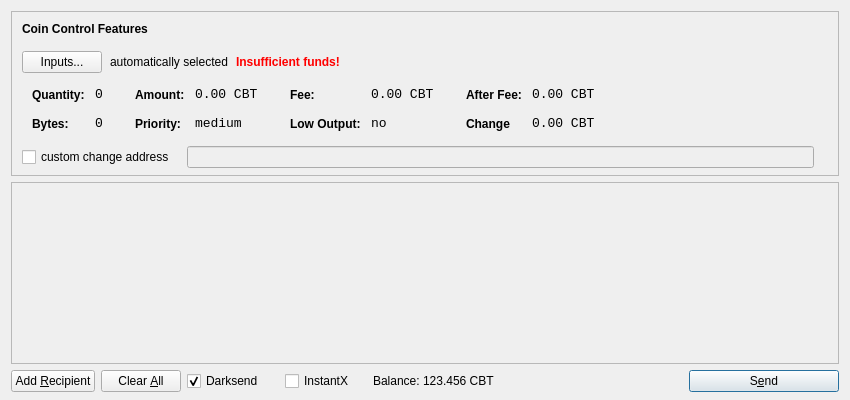
<?xml version="1.0" encoding="UTF-8"?>
<ui version="4.0">
 <class>SendCoinsDialog</class>
 <widget class="QDialog" name="SendCoinsDialog">
  <property name="geometry">
   <rect>
    <x>0</x>
    <y>0</y>
    <width>850</width>
    <height>400</height>
   </rect>
  </property>
  <property name="windowTitle">
   <string>Send Coins</string>
  </property>
  <layout class="QVBoxLayout" name="verticalLayout" stretch="0,1,0">
   <property name="bottomMargin">
    <number>8</number>
   </property>
   <item>
    <widget class="QFrame" name="frameCoinControl">
     <property name="sizePolicy">
      <sizepolicy hsizetype="Expanding" vsizetype="Expanding">
       <horstretch>0</horstretch>
       <verstretch>0</verstretch>
      </sizepolicy>
     </property>
     <property name="maximumSize">
      <size>
       <width>16777215</width>
       <height>16777215</height>
      </size>
     </property>
     <property name="frameShape">
      <enum>QFrame::StyledPanel</enum>
     </property>
     <property name="frameShadow">
      <enum>QFrame::Sunken</enum>
     </property>
     <layout class="QVBoxLayout" name="verticalLayoutCoinControl2">
      <property name="spacing">
       <number>-1</number>
      </property>
      <property name="leftMargin">
       <number>0</number>
      </property>
      <property name="topMargin">
       <number>0</number>
      </property>
      <property name="rightMargin">
       <number>0</number>
      </property>
      <property name="bottomMargin">
       <number>6</number>
      </property>
      <item>
       <layout class="QVBoxLayout" name="verticalLayoutCoinControl" stretch="0,0,0,0,1">
        <property name="spacing">
         <number>0</number>
        </property>
        <property name="leftMargin">
         <number>10</number>
        </property>
        <property name="topMargin">
         <number>10</number>
        </property>
        <item>
         <layout class="QHBoxLayout" name="horizontalLayoutCoinControl1">
          <property name="bottomMargin">
           <number>15</number>
          </property>
          <item>
           <widget class="QLabel" name="labelCoinControlFeatures">
            <property name="sizePolicy">
             <sizepolicy hsizetype="Preferred" vsizetype="Maximum">
              <horstretch>0</horstretch>
              <verstretch>0</verstretch>
             </sizepolicy>
            </property>
            <property name="font">
             <font>
              <weight>75</weight>
              <bold>true</bold>
             </font>
            </property>
            <property name="styleSheet">
             <string notr="true">font-weight:bold;</string>
            </property>
            <property name="text">
             <string>Coin Control Features</string>
            </property>
           </widget>
          </item>
         </layout>
        </item>
        <item>
         <layout class="QHBoxLayout" name="horizontalLayoutCoinControl2" stretch="0,0,0,0">
          <property name="spacing">
           <number>8</number>
          </property>
          <property name="bottomMargin">
           <number>10</number>
          </property>
          <item>
           <widget class="QPushButton" name="pushButtonCoinControl">
            <property name="styleSheet">
             <string notr="true"/>
            </property>
            <property name="text">
             <string>Inputs...</string>
            </property>
           </widget>
          </item>
          <item>
           <widget class="QLabel" name="labelCoinControlAutomaticallySelected">
            <property name="text">
             <string>automatically selected</string>
            </property>
            <property name="margin">
             <number>5</number>
            </property>
           </widget>
          </item>
          <item>
           <widget class="QLabel" name="labelCoinControlInsuffFunds">
            <property name="font">
             <font>
              <weight>75</weight>
              <bold>true</bold>
             </font>
            </property>
            <property name="styleSheet">
             <string notr="true">color:red;font-weight:bold;</string>
            </property>
            <property name="text">
             <string>Insufficient funds!</string>
            </property>
            <property name="margin">
             <number>5</number>
            </property>
           </widget>
          </item>
          <item>
           <spacer name="horizontalSpacerCoinControl">
            <property name="orientation">
             <enum>Qt::Horizontal</enum>
            </property>
            <property name="sizeHint" stdset="0">
             <size>
              <width>40</width>
              <height>1</height>
             </size>
            </property>
           </spacer>
          </item>
         </layout>
        </item>
        <item>
         <widget class="QWidget" name="widgetCoinControl" native="true">
          <property name="sizePolicy">
           <sizepolicy hsizetype="Preferred" vsizetype="Preferred">
            <horstretch>0</horstretch>
            <verstretch>0</verstretch>
           </sizepolicy>
          </property>
          <property name="minimumSize">
           <size>
            <width>0</width>
            <height>0</height>
           </size>
          </property>
          <property name="styleSheet">
           <string notr="true"/>
          </property>
          <layout class="QHBoxLayout" name="horizontalLayoutCoinControl5">
           <property name="margin">
            <number>0</number>
           </property>
           <item>
            <layout class="QHBoxLayout" name="horizontalLayoutCoinControl3" stretch="0,0,0,1">
             <property name="spacing">
              <number>20</number>
             </property>
             <property name="topMargin">
              <number>0</number>
             </property>
             <property name="bottomMargin">
              <number>10</number>
             </property>
             <item>
              <layout class="QFormLayout" name="formLayoutCoinControl1">
               <property name="horizontalSpacing">
                <number>10</number>
               </property>
               <property name="verticalSpacing">
                <number>14</number>
               </property>
               <property name="leftMargin">
                <number>10</number>
               </property>
               <property name="topMargin">
                <number>4</number>
               </property>
               <property name="rightMargin">
                <number>6</number>
               </property>
               <item row="0" column="0">
                <widget class="QLabel" name="labelCoinControlQuantityText">
                 <property name="styleSheet">
                  <string notr="true">font-weight:bold;</string>
                 </property>
                 <property name="text">
                  <string>Quantity:</string>
                 </property>
                 <property name="margin">
                  <number>0</number>
                 </property>
                </widget>
               </item>
               <item row="0" column="1">
                <widget class="QLabel" name="labelCoinControlQuantity">
                 <property name="font">
                  <font>
                   <family>Monospace</family>
                   <pointsize>10</pointsize>
                  </font>
                 </property>
                 <property name="cursor">
                  <cursorShape>IBeamCursor</cursorShape>
                 </property>
                 <property name="contextMenuPolicy">
                  <enum>Qt::ActionsContextMenu</enum>
                 </property>
                 <property name="text">
                  <string>0</string>
                 </property>
                 <property name="margin">
                  <number>0</number>
                 </property>
                 <property name="textInteractionFlags">
                  <set>Qt::LinksAccessibleByMouse|Qt::TextSelectableByKeyboard|Qt::TextSelectableByMouse</set>
                 </property>
                </widget>
               </item>
               <item row="1" column="0">
                <widget class="QLabel" name="labelCoinControlBytesText">
                 <property name="styleSheet">
                  <string notr="true">font-weight:bold;</string>
                 </property>
                 <property name="text">
                  <string>Bytes:</string>
                 </property>
                </widget>
               </item>
               <item row="1" column="1">
                <widget class="QLabel" name="labelCoinControlBytes">
                 <property name="font">
                  <font>
                   <family>Monospace</family>
                   <pointsize>10</pointsize>
                  </font>
                 </property>
                 <property name="cursor">
                  <cursorShape>IBeamCursor</cursorShape>
                 </property>
                 <property name="contextMenuPolicy">
                  <enum>Qt::ActionsContextMenu</enum>
                 </property>
                 <property name="text">
                  <string>0</string>
                 </property>
                 <property name="textInteractionFlags">
                  <set>Qt::LinksAccessibleByMouse|Qt::TextSelectableByKeyboard|Qt::TextSelectableByMouse</set>
                 </property>
                </widget>
               </item>
              </layout>
             </item>
             <item>
              <layout class="QFormLayout" name="formLayoutCoinControl2">
               <property name="horizontalSpacing">
                <number>10</number>
               </property>
               <property name="verticalSpacing">
                <number>14</number>
               </property>
               <property name="leftMargin">
                <number>6</number>
               </property>
               <property name="topMargin">
                <number>4</number>
               </property>
               <property name="rightMargin">
                <number>6</number>
               </property>
               <item row="0" column="0">
                <widget class="QLabel" name="labelCoinControlAmountText">
                 <property name="styleSheet">
                  <string notr="true">font-weight:bold;</string>
                 </property>
                 <property name="text">
                  <string>Amount:</string>
                 </property>
                 <property name="margin">
                  <number>0</number>
                 </property>
                </widget>
               </item>
               <item row="0" column="1">
                <widget class="QLabel" name="labelCoinControlAmount">
                 <property name="font">
                  <font>
                   <family>Monospace</family>
                   <pointsize>10</pointsize>
                  </font>
                 </property>
                 <property name="cursor">
                  <cursorShape>IBeamCursor</cursorShape>
                 </property>
                 <property name="contextMenuPolicy">
                  <enum>Qt::ActionsContextMenu</enum>
                 </property>
                 <property name="text">
                  <string>0.00 CBT</string>
                 </property>
                 <property name="textInteractionFlags">
                  <set>Qt::LinksAccessibleByMouse|Qt::TextSelectableByKeyboard|Qt::TextSelectableByMouse</set>
                 </property>
                </widget>
               </item>
               <item row="1" column="0">
                <widget class="QLabel" name="labelCoinControlPriorityText">
                 <property name="styleSheet">
                  <string notr="true">font-weight:bold;</string>
                 </property>
                 <property name="text">
                  <string>Priority:</string>
                 </property>
                </widget>
               </item>
               <item row="1" column="1">
                <widget class="QLabel" name="labelCoinControlPriority">
                 <property name="font">
                  <font>
                   <family>Monospace</family>
                   <pointsize>10</pointsize>
                  </font>
                 </property>
                 <property name="cursor">
                  <cursorShape>IBeamCursor</cursorShape>
                 </property>
                 <property name="contextMenuPolicy">
                  <enum>Qt::ActionsContextMenu</enum>
                 </property>
                 <property name="text">
                  <string>medium</string>
                 </property>
                 <property name="textInteractionFlags">
                  <set>Qt::LinksAccessibleByMouse|Qt::TextSelectableByKeyboard|Qt::TextSelectableByMouse</set>
                 </property>
                </widget>
               </item>
              </layout>
             </item>
             <item>
              <layout class="QFormLayout" name="formLayoutCoinControl3">
               <property name="horizontalSpacing">
                <number>10</number>
               </property>
               <property name="verticalSpacing">
                <number>14</number>
               </property>
               <property name="leftMargin">
                <number>6</number>
               </property>
               <property name="topMargin">
                <number>4</number>
               </property>
               <property name="rightMargin">
                <number>6</number>
               </property>
               <item row="0" column="0">
                <widget class="QLabel" name="labelCoinControlFeeText">
                 <property name="styleSheet">
                  <string notr="true">font-weight:bold;</string>
                 </property>
                 <property name="text">
                  <string>Fee:</string>
                 </property>
                 <property name="margin">
                  <number>0</number>
                 </property>
                </widget>
               </item>
               <item row="0" column="1">
                <widget class="QLabel" name="labelCoinControlFee">
                 <property name="font">
                  <font>
                   <family>Monospace</family>
                   <pointsize>10</pointsize>
                  </font>
                 </property>
                 <property name="cursor">
                  <cursorShape>IBeamCursor</cursorShape>
                 </property>
                 <property name="contextMenuPolicy">
                  <enum>Qt::ActionsContextMenu</enum>
                 </property>
                 <property name="text">
                  <string>0.00 CBT</string>
                 </property>
                 <property name="textInteractionFlags">
                  <set>Qt::LinksAccessibleByMouse|Qt::TextSelectableByKeyboard|Qt::TextSelectableByMouse</set>
                 </property>
                </widget>
               </item>
               <item row="1" column="0">
                <widget class="QLabel" name="labelCoinControlLowOutputText">
                 <property name="styleSheet">
                  <string notr="true">font-weight:bold;</string>
                 </property>
                 <property name="text">
                  <string>Low Output:</string>
                 </property>
                </widget>
               </item>
               <item row="1" column="1">
                <widget class="QLabel" name="labelCoinControlLowOutput">
                 <property name="font">
                  <font>
                   <family>Monospace</family>
                   <pointsize>10</pointsize>
                  </font>
                 </property>
                 <property name="cursor">
                  <cursorShape>IBeamCursor</cursorShape>
                 </property>
                 <property name="contextMenuPolicy">
                  <enum>Qt::ActionsContextMenu</enum>
                 </property>
                 <property name="text">
                  <string>no</string>
                 </property>
                 <property name="textInteractionFlags">
                  <set>Qt::LinksAccessibleByMouse|Qt::TextSelectableByKeyboard|Qt::TextSelectableByMouse</set>
                 </property>
                </widget>
               </item>
              </layout>
             </item>
             <item>
              <layout class="QFormLayout" name="formLayoutCoinControl4">
               <property name="horizontalSpacing">
                <number>10</number>
               </property>
               <property name="verticalSpacing">
                <number>14</number>
               </property>
               <property name="leftMargin">
                <number>6</number>
               </property>
               <property name="topMargin">
                <number>4</number>
               </property>
               <property name="rightMargin">
                <number>6</number>
               </property>
               <item row="0" column="0">
                <widget class="QLabel" name="labelCoinControlAfterFeeText">
                 <property name="styleSheet">
                  <string notr="true">font-weight:bold;</string>
                 </property>
                 <property name="text">
                  <string>After Fee:</string>
                 </property>
                 <property name="margin">
                  <number>0</number>
                 </property>
                </widget>
               </item>
               <item row="0" column="1">
                <widget class="QLabel" name="labelCoinControlAfterFee">
                 <property name="font">
                  <font>
                   <family>Monospace</family>
                   <pointsize>10</pointsize>
                  </font>
                 </property>
                 <property name="cursor">
                  <cursorShape>IBeamCursor</cursorShape>
                 </property>
                 <property name="contextMenuPolicy">
                  <enum>Qt::ActionsContextMenu</enum>
                 </property>
                 <property name="text">
                  <string>0.00 CBT</string>
                 </property>
                 <property name="textInteractionFlags">
                  <set>Qt::LinksAccessibleByMouse|Qt::TextSelectableByKeyboard|Qt::TextSelectableByMouse</set>
                 </property>
                </widget>
               </item>
               <item row="1" column="0">
                <widget class="QLabel" name="labelCoinControlChangeText">
                 <property name="styleSheet">
                  <string notr="true">font-weight:bold;</string>
                 </property>
                 <property name="text">
                  <string>Change</string>
                 </property>
                </widget>
               </item>
               <item row="1" column="1">
                <widget class="QLabel" name="labelCoinControlChange">
                 <property name="font">
                  <font>
                   <family>Monospace</family>
                   <pointsize>10</pointsize>
                  </font>
                 </property>
                 <property name="cursor">
                  <cursorShape>IBeamCursor</cursorShape>
                 </property>
                 <property name="contextMenuPolicy">
                  <enum>Qt::ActionsContextMenu</enum>
                 </property>
                 <property name="text">
                  <string>0.00 CBT</string>
                 </property>
                 <property name="textInteractionFlags">
                  <set>Qt::LinksAccessibleByMouse|Qt::TextSelectableByKeyboard|Qt::TextSelectableByMouse</set>
                 </property>
                </widget>
               </item>
              </layout>
             </item>
            </layout>
           </item>
          </layout>
         </widget>
        </item>
        <item>
         <layout class="QHBoxLayout" name="horizontalLayoutCoinControl4" stretch="0,0,0">
          <property name="spacing">
           <number>12</number>
          </property>
          <property name="sizeConstraint">
           <enum>QLayout::SetDefaultConstraint</enum>
          </property>
          <property name="topMargin">
           <number>5</number>
          </property>
          <property name="rightMargin">
           <number>5</number>
          </property>
          <item>
           <widget class="QCheckBox" name="checkBoxCoinControlChange">
            <property name="text">
             <string>custom change address</string>
            </property>
           </widget>
          </item>
          <item>
           <widget class="QLineEdit" name="lineEditCoinControlChange">
            <property name="enabled">
             <bool>false</bool>
            </property>
            <property name="sizePolicy">
             <sizepolicy hsizetype="Expanding" vsizetype="Fixed">
              <horstretch>0</horstretch>
              <verstretch>0</verstretch>
             </sizepolicy>
            </property>
           </widget>
          </item>
          <item>
           <widget class="QLabel" name="labelCoinControlChangeLabel">
            <property name="sizePolicy">
             <sizepolicy hsizetype="Preferred" vsizetype="Expanding">
              <horstretch>0</horstretch>
              <verstretch>0</verstretch>
             </sizepolicy>
            </property>
            <property name="minimumSize">
             <size>
              <width>0</width>
              <height>0</height>
             </size>
            </property>
            <property name="text">
             <string/>
            </property>
            <property name="margin">
             <number>3</number>
            </property>
           </widget>
          </item>
         </layout>
        </item>
        <item>
         <spacer name="verticalSpacerCoinControl">
          <property name="orientation">
           <enum>Qt::Vertical</enum>
          </property>
          <property name="sizeHint" stdset="0">
           <size>
            <width>800</width>
            <height>1</height>
           </size>
          </property>
         </spacer>
        </item>
       </layout>
      </item>
     </layout>
    </widget>
   </item>
   <item>
    <widget class="QScrollArea" name="scrollArea">
     <property name="widgetResizable">
      <bool>true</bool>
     </property>
     <widget class="QWidget" name="scrollAreaWidgetContents">
      <property name="geometry">
       <rect>
        <x>0</x>
        <y>0</y>
        <width>830</width>
        <height>165</height>
       </rect>
      </property>
      <layout class="QVBoxLayout" name="verticalLayout_2">
       <property name="margin">
        <number>0</number>
       </property>
       <item>
        <layout class="QVBoxLayout" name="entries">
         <property name="spacing">
          <number>6</number>
         </property>
        </layout>
       </item>
       <item>
        <spacer name="verticalSpacer">
         <property name="orientation">
          <enum>Qt::Vertical</enum>
         </property>
         <property name="sizeHint" stdset="0">
          <size>
           <width>20</width>
           <height>40</height>
          </size>
         </property>
        </spacer>
       </item>
      </layout>
     </widget>
    </widget>
   </item>
   <item>
    <layout class="QHBoxLayout" name="horizontalLayout">
     <item>
      <widget class="QPushButton" name="addButton">
       <property name="toolTip">
        <string>Send to multiple recipients at once</string>
       </property>
       <property name="text">
        <string>Add &amp;Recipient</string>
       </property>
       <property name="autoDefault">
        <bool>false</bool>
       </property>
      </widget>
     </item>
     <item>
      <widget class="QPushButton" name="clearButton">
       <property name="sizePolicy">
        <sizepolicy hsizetype="Minimum" vsizetype="Fixed">
         <horstretch>0</horstretch>
         <verstretch>0</verstretch>
        </sizepolicy>
       </property>
       <property name="toolTip">
        <string>Remove all transaction fields</string>
       </property>
       <property name="text">
        <string>Clear &amp;All</string>
       </property>
       <property name="autoRepeatDelay">
        <number>300</number>
       </property>
       <property name="autoDefault">
        <bool>false</bool>
       </property>
      </widget>
     </item>
     <item>
      <layout class="QHBoxLayout" name="horizontalLayout_2">
       <property name="spacing">
        <number>3</number>
       </property>
        <item>
        <widget class="QCheckBox" name="checkUseDarksend">
         <property name="minimumSize">
          <size>
           <width>95</width>
           <height>0</height>
          </size>
         </property>
         <property name="text">
          <string>Darksend</string>
         </property>
         <property name="checked">
          <bool>true</bool>
         </property>
        </widget>
       </item>
       <item>
        <widget class="QCheckBox" name="checkInstantX">
         <property name="enabled">
          <bool>true</bool>
         </property>
         <property name="minimumSize">
          <size>
           <width>85</width>
           <height>0</height>
          </size>
         </property>
         <property name="text">
          <string>InstantX</string>
         </property>
        </widget>
       </item>
       <item>
        <widget class="QLabel" name="label">
         <property name="sizePolicy">
          <sizepolicy hsizetype="Preferred" vsizetype="Fixed">
           <horstretch>0</horstretch>
           <verstretch>0</verstretch>
          </sizepolicy>
         </property>
         <property name="text">
          <string>Balance:</string>
         </property>
        </widget>
       </item>
       <item>
        <widget class="QLabel" name="labelBalance">
         <property name="sizePolicy">
          <sizepolicy hsizetype="Preferred" vsizetype="Fixed">
           <horstretch>0</horstretch>
           <verstretch>0</verstretch>
          </sizepolicy>
         </property>
         <property name="cursor">
          <cursorShape>IBeamCursor</cursorShape>
         </property>
         <property name="text">
          <string>123.456 CBT</string>
         </property>
         <property name="textInteractionFlags">
          <set>Qt::LinksAccessibleByMouse|Qt::TextSelectableByKeyboard|Qt::TextSelectableByMouse</set>
         </property>
        </widget>
       </item>
      </layout>
     </item>
     <item>
      <spacer name="horizontalSpacer">
       <property name="orientation">
        <enum>Qt::Horizontal</enum>
       </property>
       <property name="sizeHint" stdset="0">
        <size>
         <width>40</width>
         <height>20</height>
        </size>
       </property>
      </spacer>
     </item>
     <item>
      <widget class="QPushButton" name="sendButton">
       <property name="minimumSize">
        <size>
         <width>150</width>
         <height>0</height>
        </size>
       </property>
       <property name="toolTip">
        <string>Confirm the send action</string>
       </property>
       <property name="text">
        <string>S&amp;end</string>
       </property>
       <property name="icon">
        <iconset resource="../bitcoin.qrc">
         <normaloff>:/icons/send</normaloff>:/icons/send</iconset>
       </property>
       <property name="default">
        <bool>true</bool>
       </property>
      </widget>
     </item>
    </layout>
   </item>
  </layout>
 </widget>
 <resources>
  <include location="../bitcoin.qrc"/>
 </resources>
 <connections/>
</ui>
